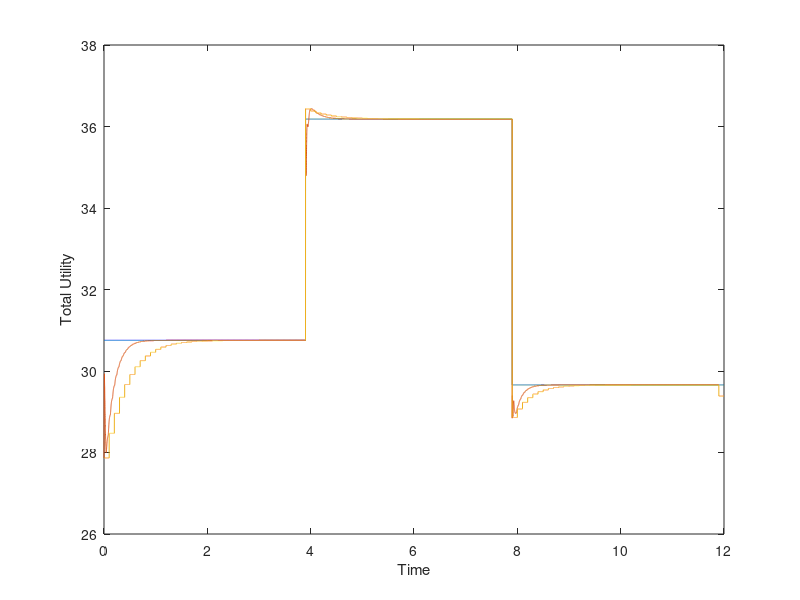
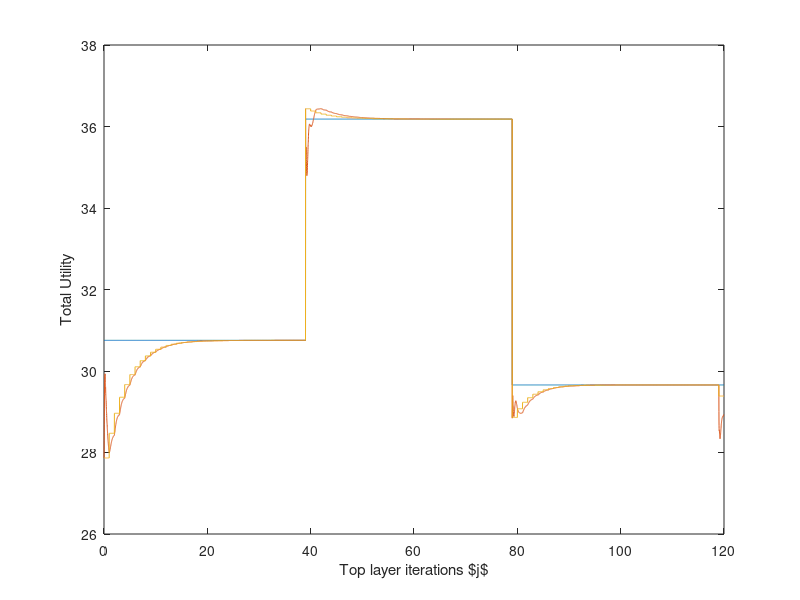
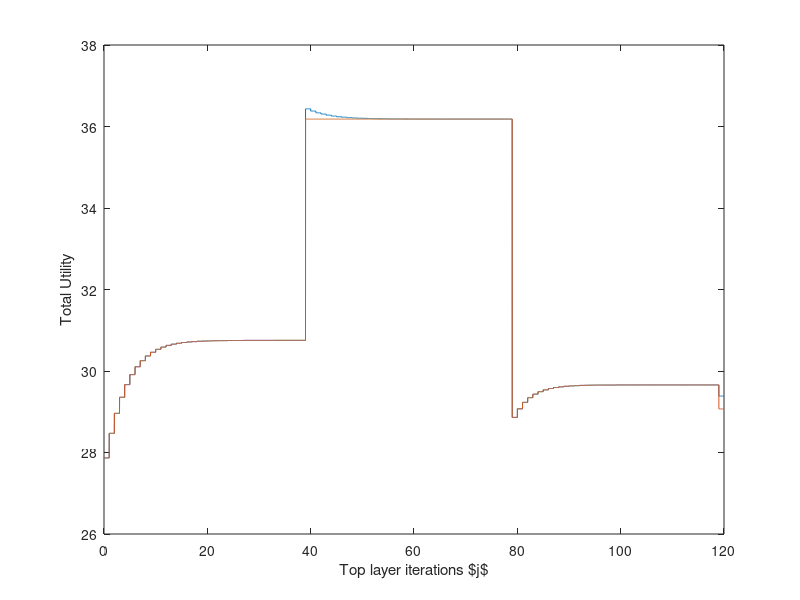

The MATLAB source for these figures, in order:
clear;
S=10; % Number of end-users per operator
O=4; % Number of operators
N=S*O; % Number of users
Rtot= 0.5*N; % Total resource
x2=Rtot/N*ones(N,1); % Initial values of allocations for 2-layer
x3=Rtot/N*ones(S,O); % Initial values of allocations for 3-layer
x3u=Rtot/N*ones(S,O); % Initial used values of allocations for 3-layer
lambda=1; % Initial lambda
mu=lambda*ones(O,1); % Initial mu
y=Rtot/O*ones(O,1); % Initial y
yu=y; % Initial used y

% number of iterations and step sizes
k1=10;
k2=10;
g2=1/80;
g1=2;
ds_dm=1/80;

Niter=120;
k=Niter;

w=rand(N,1)+1; % initial weights
h = sqrt(1/2)*(randn(N,1)+1i*randn(N,1)); % initial channel
a = abs(h.^2);


T=(1/3)*(Niter); % duty cycle
p=lambda;

x2save=zeros(N,Niter);
ysave=zeros(O,Niter*k1);
ytemp=zeros(O,k1);
musave=zeros(O,Niter*k1*k2);
mutemp2=zeros(O,k1*k2);
mutemp=zeros(O,k2);
psave=zeros(1,Niter);
step2=1/160;

f2=zeros(1,Niter);
f2converge=zeros(1,Niter);
Res=zeros(1,Niter);
x2u=Rtot/N*ones(N,1);
x3u=Rtot/N*ones(S,O);
f3o=zeros(O,1);
f3oj=zeros(O,k1*k2*k);
f3c=zeros(O,1);
f3cj=zeros(O,k1*k2*k);

tol=10;
ptemp=0;
for i=1:Niter
    flag=0;
    if(mod(i,T)==0) % renew parameters each time slot
        w=rand(N,1)+1;
        h = sqrt(1/2)*(randn(N,1)+1i*randn(N,1));
        a = abs(h.^2);
        flag=1;
    end
    %     if(abs(p-ptemp)<tol)
    %         flag=1;
    %
    %     end
    w3=reshape(w,[S,O]);
    a3=reshape(a,[S,O]);
    x2=w./p - 1./a;
    x2=min(max(0,x2),Rtot);
    
    if sum(y)-Rtot > 0
        yu=y-((sum(y)-Rtot)/O).*ones(O,1);
        yu=min(max(0,yu),Rtot);
    else
        yu=y;
    end
    x2u=x2;
    if sum(x2)-Rtot > 0
        x2u=x2-((sum(x2)-Rtot)/N).*ones(N,1);
        x2u=min(max(0,x2u),Rtot);
        while sum(x2u)-Rtot > 0
        x2u=x2u-((sum(x2u)-Rtot)/N).*ones(N,1);
        x2u=min(max(0,x2u),Rtot);
        end
    else
        x2u=x2;
    end
    
    x2save(:,i)=x2;
    ptemp=p;
    p=p+step2*(sum(x2)-Rtot);
    p=max(0,p);
    psave(i)=p;
    
    Res(i)=sum(x2);
    Resu(i)=sum(x2u);
    f2(i)=sum(w.*log(1+a.*x2u));
    f2converge(i)=sum(w.*log(1+a.*x2));
    
    
    
    
    
    %% 3-Layer
    
    
    
    
    
    lambda=lambda+step2*(sum(y)-Rtot);
    lambda=max(0,lambda);
    
    for o=1:O
        for j=1:k1
            y(o)=y(o)+g1*(mu(o)-lambda);
            y(o)=max(0,y(o));
            ytemp(o,j)=y(o);
            
            %             if (j==2 && (flag==1 || i==1))
            %                 x3u(:,o)=x3(:,o);
            %             end
            for h=1:k2
                
                x3(:,o)=w3(:,o)./mu(o)-1./a3(:,o);
                x3(:,o)=min(max(0,x3(:,o)),Rtot);
                
                if sum(x3(:,o))-yu(o) > 0
                    x3u(:,o)=x3(:,o)-((sum(x3(:,o))-yu(o))/S).*ones(S,1);
                    x3u(:,o)=min(max(0,x3u(:,o)),Rtot);
                else
                    x3u(:,o)=x3(:,o);
                end
                
                mu(o)=mu(o)+g2*(sum(x3(:,o))-y(o));
                mu(o)=max(0,mu(o));
                f3o(o)=sum(w3(:,o).*log(1+a3(:,o).*x3u(:,o)));
                f3c(o)=sum(w3(:,o).*log(1+a3(:,o).*x3(:,o)));
                f3oj(o,(i-1)*k1*k2+(j-1)*k2+h)=f3o(o);
                f3cj(o,(i-1)*k1*k2+(j-1)*k2+h)=f3c(o);
                mutemp(o,h)=mu(o);
                
            end
            mutemp2(:,((j-1)*k2+1:(j*k2))) = mutemp;
        end
    end
    ysave(:,((i-1)*k1+1:(i*k1))) = ytemp;
    musave(:,((i-1)*k1*k2+1:(i*k1*k2))) = mutemp2;
    
end
f3=sum(f3oj);
f3converge=sum(f3cj);


scale = N/(O+k1*k2*ds_dm*S);

f2long1=zeros(round(scale*k1*k2),1);
f2convergelong1=zeros(round(scale*k1*k2),1);
for i=1:Niter
    f2long1(:,i)=f2(i)*ones(round(scale*k1*k2),1);
    f2convergelong1(:,i)=f2converge(i)*ones(round(scale*k1*k2),1);
end
f2long=reshape(f2long1,[1,round(scale*k1*k2)*Niter]);
f2convergelong=reshape(f2convergelong1,[1,round(scale*k1*k2)*Niter]);

f2longIter=zeros(k1*k2,1);
f2convergelongIter=zeros(k1*k2,1);
for i=1:Niter
    f2longIter(:,i)=f2(i)*ones(k1*k2,1);
    f2convergelongIter(:,i)=f2converge(i)*ones(k1*k2,1);
end
f2longIter=reshape(f2longIter,[1,k1*k2*Niter]);
f2convergelongIter=reshape(f2convergelongIter,[1,k1*k2*Niter]);

ScalingZeros=length(f2convergelong)/3-length(f3converge)/3;
f3convergeSC=[f3converge(1,1:k1*k2*(T-1)) f3converge(k1*k2*(T-1))*ones(1,round(scale*k1*k2)*(T-1)-k1*k2*(T-1)) f3converge(1,k1*k2*(T-1)+1:k1*k2*(2*T-1))...
    f3converge(k1*k2*(2*T-1))*ones(1,round(scale*k1*k2)*(T)-k1*k2*(T)) f3converge(1,k1*k2*(2*T-1)+1:k1*k2*(3*T-1)) ...
    f3converge(k1*k2*(3*T-1))*ones(1,round(scale*k1*k2)*(T)-k1*k2*(T)) ];

%fTh=[f2convergelong((T-1)*k1*k2)*ones(k1*k2*(T-1),1); f2convergelong((2*T-1)*k1*k2)*ones(k1*k2*(T),1); f2convergelong((3*T-1)*k1*k2)*ones(k1*k2*(T),1) ];

%plot((1:k1*k2*Niter)/(k1*k2),f3,(1:k1*k2*Niter)/(k1*k2),f2long,(1:k1*k2*Niter)/(k1*k2),f3converge,(1:k1*k2*Niter)/(k1*k2),f2convergelong,(1:k1*k2*Niter)/(k1*k2),fTh)
%%
thefg1=[f2convergelong(9438)*ones(1,9438) f2convergelong(19118)*ones(1,9680) f2convergelong(28798)*ones(1,9922)];
plot((1:round(scale*k1*k2)*Niter)/round(scale*k1*k2)*0.1,thefg1);
hold on
plot((1:length(f3convergeSC))/round(scale*k1*k2)*0.1,f3convergeSC,(1:round(scale*k1*k2)*Niter)/round(scale*k1*k2)*0.1,f2convergelong)
xlabel('Time');
ylabel('Total Utility');
hold off

figure;
thefg2=[f2convergelongIter(3900)*ones(1,3900) f2convergelongIter(7900)*ones(1,4000) f2convergelongIter(11900)*ones(1,4100)];
plot((1:k1*k2*Niter)/(k1*k2),thefg2);
hold on
plot((1:length(f3converge))/(k1*k2),f3converge,(1:k1*k2*Niter)/(k1*k2),f2convergelongIter)
xlabel('Top layer iterations $j$');
ylabel('Total Utility');
hold off
figure;
plot((1:k1*k2*Niter)/(k1*k2),f2convergelongIter,(1:k1*k2*Niter)/(k1*k2),f2longIter)

xlabel('Top layer iterations $j$');
ylabel('Total Utility');
%%
% figure;
% muopt=ones(1,100)*musave(4,100);
% errMu=abs(muopt-musave(4,(1:100)));
% secDer=((1+a.*x2).^2)./(w.*a.^2);
% rateMu=max(abs(1-g2*50),abs(1-g2*1));
% rateMu2=max(abs(1-0.1*g2*50),abs(1-0.1*g2*1));
% %rateMu=0.99;
% Hmu=10;
% t=(1:100000);
% TerrMu=Hmu.*rateMu.^t + ((1-rateMu.^t)./(1-rateMu)).*g2.*0.01;
% TerrMu2=Hmu.*rateMu2.^t + ((1-rateMu2.^t)./(1-rateMu2)).*0.1.*g2.*0.01;
% semilogy((1:100000),TerrMu,(1:100000),TerrMu2)
%%
% figure;
% yopt=[ysave(:,3898)*ones(O,3900) psave(7898)*ones(O,4000) psave(11900)*ones(1,4000)];
% err=abs(ysave-yopt);
% k=1:3900;
% k1=1:4000;
% k2=1:21;
% rate=(15*15-8)/(15*15+8);
% bound1=abs(psave(39)-psave(1)).*rate.^k./(1-rate.^k);
% bound2=abs(psave(79)-psave(39)).*rate.^k1./(1-rate.^k1);
% bound3=abs(psave(100)-psave(79)).*rate.^k2./(1-rate.^k2);
% therr=[bound1 bound2 bound3];
% semilogy((1:100)/10,err,(1:100)/10,therr)
% xlabel('$\|h\|$','interpreter','latex')

%%
% figure;
% popt=[psave(39)*ones(1,39) psave(79)*ones(1,40) psave(100)*ones(1,21)];
% err=abs(psave-popt);
% k=1:39;
% k1=1:40;
% k2=1:21;
% rate=(15*15-8)/(15*15+8);
% bound1=abs(psave(39)-psave(1)).*rate.^k./(1-rate.^k);
% bound2=abs(psave(79)-psave(39)).*rate.^k1./(1-rate.^k1);
% bound3=abs(psave(100)-psave(79)).*rate.^k2./(1-rate.^k2);
% therr=[bound1 bound2 bound3];
% semilogy((1:100)/10,err,(1:100)/10,therr)
% xlabel('$\|h\|$','interpreter','latex')